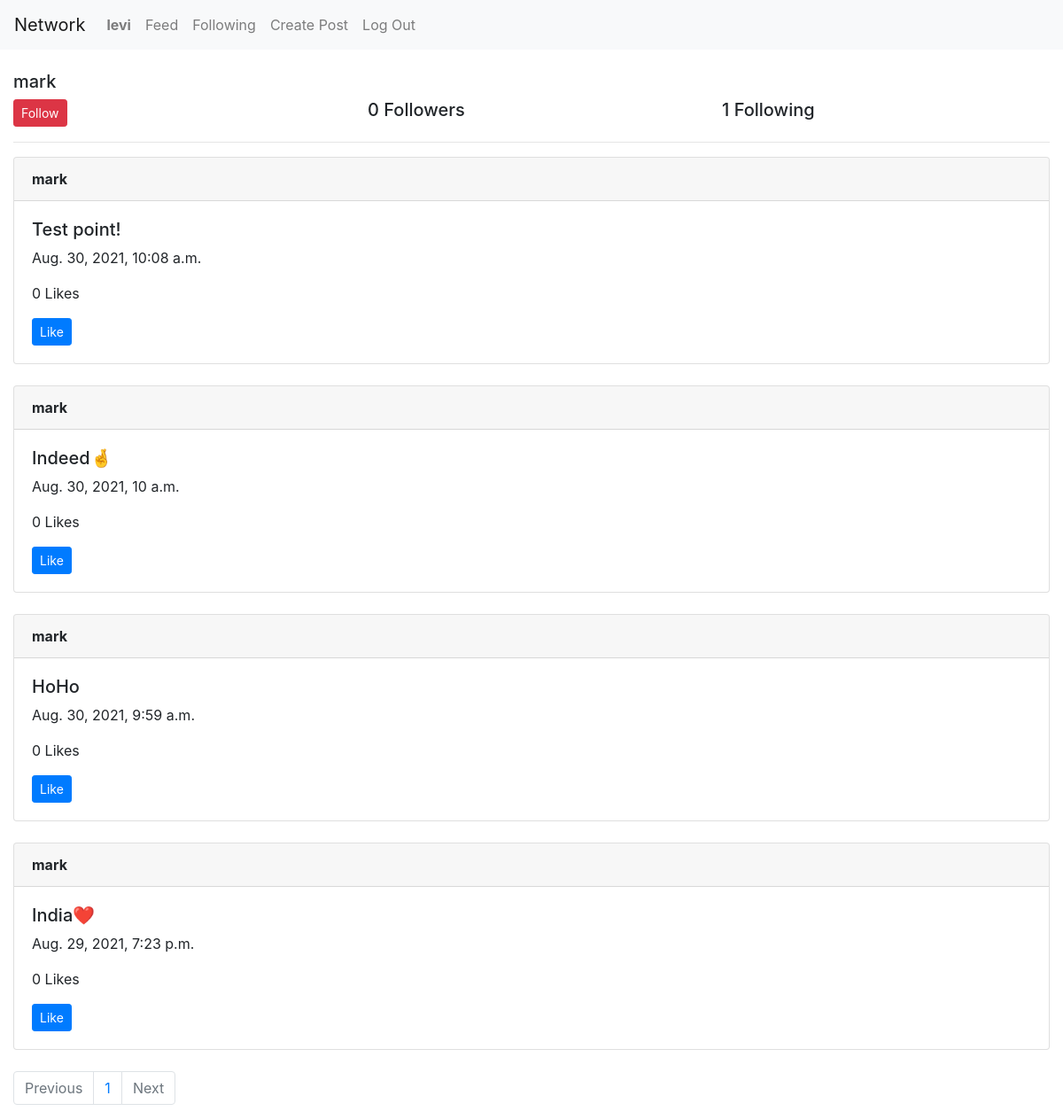
The page /profile/mark (signed in) on the database its author committed.
### network/models.py (models this page shows, shortened)
class User(AbstractUser):
    pass

class Post(models.Model):
    user=models.CharField(max_length=32)
    post_content=models.TextField()
    timestamp=models.DateTimeField(auto_now_add=True)
    like_count=models.IntegerField(default=0)

### network/views.py (the view)
# urls.py: path("profile/<str:username>", views.profile, name="profile"),
def profile(request, username):
    if request.user.is_authenticated:
        user=User.objects.get(username=username)
        posts=Post.objects.filter(user=username).order_by('-timestamp')
        paginator=Paginator(posts, 10)
        page_number = request.GET.get('page')
        page_obj = paginator.get_page(page_number)
        list=Connections.objects.get(user=user.id)
        return render(request, 'network/profile.html',{
                "name":username,
                "posts":page_obj,
                "follower_count":list.followers.count(),
                "following_count":list.following.count()
            })
    else:
        return HttpResponseRedirect(reverse('login'))

### network/templates/network/profile.html (shortened to what this page needs)
{% extends "network/layout.html" %}
{% load static %}
{% block body %}
    <h5>{{ name }}</h5>
    <div class="row">
    <div class="col-sm-4">
    {% if name == request.user.username %}
    {% else %}
    <button id="follow-btn" class="btn btn-danger btn-sm" value="{{name}}">Follow</button>
    {% endif %}
    </div>
    <div class="col-sm-4">
    <h5 id="count">{{ follower_count }} Followers</h5>
    </div>
    <div class="col-sm-4">
    <h5>{{ following_count }} Following</h5>
    </div>
    </div><hr>
    <div id="index-view">
    {% for post in posts %}
    <div class="card">
        <div class="card-header">
            <strong>{{ post.user }}</strong>
        </div>
        <div class="card-body">
            <h5 id="post{{post.id}}">{{ post.post_content }}</h5>
            <p>{{ post.timestamp }}</p>
            <p id="count{{post.id}}">{{ post.like_count }} Likes </p>
            <button id="like-btn" class="btn btn-primary btn-sm" value="{{ post.id }}">Like</button>
        </div>
    </div>
    <br>
    {% endfor %}
    <nav aria-label="Page navigation example">
        <ul class="pagination">
        {% if posts.has_previous %}
        <li class="page-item"><a class="page-link" href="?page={{ posts.previous_page_number }}">Previous</a></li>
        {% else %}
        <li class="page-item disabled"><span class="page-link">Previous</span></li>
        {% endif %}
        {% for i in posts.paginator.page_range %}
        <li class="page-item"><a class="page-link" href="?page={{ i }}">{{ i }}</a></li>
        {% endfor %}
        {% if posts.has_next %}
        <li class="page-item"><a class="page-link" href="?page={{ posts.next_page_number }}">Next</a></li>
        {% else %}
        <li class="page-item disabled"><span class="page-link">Next</span></li>
        {% endif %}
        </ul>
    </nav>
    </div>
{% endblock %}

### network/templates/network/layout.html (shortened to what this page needs)
{% load static %}
<!DOCTYPE html>
<html lang="en">
    <head>
        <link rel="stylesheet" href="https://stackpath.bootstrapcdn.com/bootstrap/4.4.1/css/bootstrap.min.css">
        <link href="{% static 'network/styles.css' %}" rel="stylesheet">
    </head>
    <body>
        <nav class="navbar navbar-expand-lg navbar-light bg-light">
            <a class="navbar-brand" href="#">Network</a>
            <div>
              <ul class="navbar-nav mr-auto">
                {% if user.is_authenticated %}
                    <li class="nav-item">
                        <a class="nav-link" href="{% url 'profile' user.username %}"><strong>{{ user.username }}</strong></a>
                    </li>
                {% endif %}
                    <li class="nav-item">
                    <a class="nav-link" href="{% url 'index' %}">Feed</a>
                    </li>
                {% if user.is_authenticated %}
                    <li class="nav-item">
                    <a class="nav-link" href="{% url 'connections' user.username %}">Following</a>
                    </li>
                    <li class="nav-item">
                    <a class="nav-link" href="{% url 'create' %}">Create Post</a>
                    </li>
                    <li class="nav-item">
                        <a class="nav-link" href="{% url 'logout' %}">Log Out</a>
                    </li>
                {% endif %}
              </ul>
            </div>
          </nav>
          <br>
        <div class="container-fluid body">
            {% block body %}
            {% endblock %}
        </div>
    </body>
</html>

### rows shown on the page
User: username "levi"
Post: user "mark", post_content "Test point!", timestamp "Aug. 30, 2021, 10:08 a.m.", like_count "0", {{ post.id }} 14 (drawn)
Post: user "mark", post_content "Indeed🤞", timestamp "Aug. 30, 2021, 10 a.m.", like_count "0", {{ post.id }} 10 (drawn)
Post: user "mark", post_content "HoHo", timestamp "Aug. 30, 2021, 9:59 a.m.", like_count "0", {{ post.id }} 7 (drawn)
Post: user "mark", post_content "India❤️", timestamp "Aug. 29, 2021, 7:23 p.m.", like_count "0", {{ post.id }} 5 (drawn)

### other values the page prints
{{ name }} "mark"
{{ follower_count }} "0"
{{ following_count }} "1"
{{ i }} "1"
